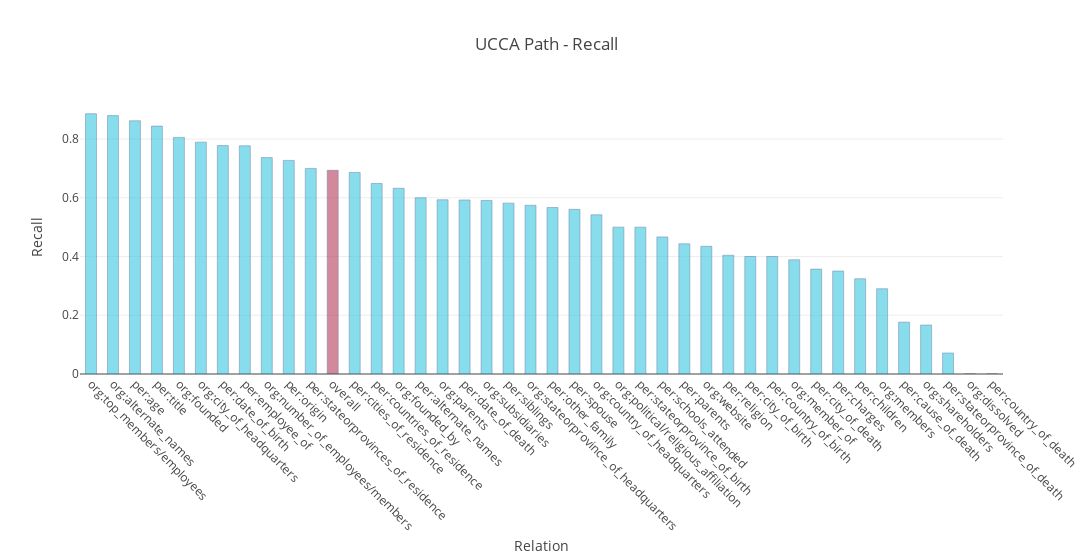

This figure's notebook cell:
### Code cell
import plotly.graph_objs as go

trace1 = go.Bar(
    x=[stat[0] for stat in stats],
    y=[stat[2] for stat in stats],
    name='Pseudo Recall',
    width=0.5,
    marker=dict(
        color='rgb(158,202,225)',
        line=dict(
            color='rgb(8,48,107)',
            width=0.5),
        ),
    opacity=0.6
)

overall_index = next(i for (i, stat) in enumerate(stats) if stat[0] == 'overall')

colors = ['rgb(58,200,225)'] * len(stats)
colors[overall_index] = 'rgb(181,59,89)'


trace2 = go.Bar(
    x=[stat[0] for stat in stats],
    y=[stat[1] for stat in stats],
    name='Recall',
    width=0.5,
    marker=dict(
        color=colors,
        line=dict(
            color='rgb(8,48,107)',
            width=0.5),
        ),
    opacity=0.6
)

data = [trace2]
layout = go.Layout(
    title='UCCA Path - Recall',
    xaxis_title="Relation",
    yaxis_title="Recall",        
    barmode='overlay',
    width=1200,
    xaxis = go.layout.XAxis(
        tickangle = 45,
        automargin = True
        
    )
    
        
)

fig = go.Figure(data=data, layout=layout)
iplot(fig)

### Figure 1 — Plotly figure (JSON) as saved in the notebook; plotly's stock layout.template omitted (floating-point values rounded to 4 significant figures)
{"data": [{"marker": {"color": ["rgb(58,200,225)", "rgb(58,200,225)", "rgb(58,200,225)", "rgb(58,200,225)", "rgb(58,200,225)", "rgb(58,200,225)", "rgb(58,200,225)", "rgb(58,200,225)", "rgb(58,200,225)", "rgb(58,200,225)", "rgb(58,200,225)", "rgb(181,59,89)", "rgb(58,200,225)", "rgb(58,200,225)", "rgb(58,200,225)", "rgb(58,200,225)", "rgb(58,200,225)", "rgb(58,200,225)", "rgb(58,200,225)", "rgb(58,200,225)", "rgb(58,200,225)", "rgb(58,200,225)", "rgb(58,200,225)", "rgb(58,200,225)", "rgb(58,200,225)", "rgb(58,200,225)", "rgb(58,200,225)", "rgb(58,200,225)", "rgb(58,200,225)", "rgb(58,200,225)", "rgb(58,200,225)", "rgb(58,200,225)", "rgb(58,200,225)", "rgb(58,200,225)", "rgb(58,200,225)", "rgb(58,200,225)", "rgb(58,200,225)", "rgb(58,200,225)", "rgb(58,200,225)", "rgb(58,200,225)", "rgb(58,200,225)", "rgb(58,200,225)"], "line": {"color": "rgb(8,48,107)", "width": 0.5}}, "name": "Recall", "opacity": 0.6, "type": "bar", "uid": "efc56070-3bb1-4238-8892-8347a9036134", "width": 0.5, "x": ["org:top_members/employees", "org:alternate_names", "per:age", "per:title", "org:founded", "org:city_of_headquarters", "per:date_of_birth", "per:employee_of", "org:number_of_employees/members", "per:origin", "per:stateorprovinces_of_residence", "overall", "per:cities_of_residence", "per:countries_of_residence", "org:founded_by", "per:alternate_names", "org:parents", "per:date_of_death", "org:subsidiaries", "per:siblings", "org:stateorprovince_of_headquarters", "per:other_family", "per:spouse", "org:country_of_headquarters", "org:political/religious_affiliation", "per:stateorprovince_of_birth", "per:schools_attended", "per:parents", "org:website", "per:religion", "per:city_of_birth", "per:country_of_birth", "org:member_of", "per:city_of_death", "per:charges", "per:children", "org:members", "per:cause_of_death", "org:shareholders", "per:stateorprovince_of_death", "org:dissolved", "per:country_of_death"], "y": [0.8863, 0.8798, 0.8622, 0.8441, 0.8056, 0.7895, 0.7778, 0.7769, 0.7368, 0.7273, 0.7, 0.6936, 0.6862, 0.6486, 0.6324, 0.6, 0.5932, 0.5926, 0.5909, 0.5818, 0.5745, 0.5667, 0.5606, 0.5421, 0.5, 0.5, 0.4667, 0.4432, 0.4348, 0.4043, 0.4, 0.4, 0.3889, 0.3571, 0.3505, 0.3243, 0.2903, 0.1765, 0.1667, 0.0714, 0, 0]}], "layout": {"barmode": "overlay", "title": {"text": "UCCA Path - Recall"}, "width": 1200, "xaxis": {"automargin": true, "tickangle": 45, "title": {"text": "Relation"}}, "yaxis": {"title": {"text": "Recall"}}}}
